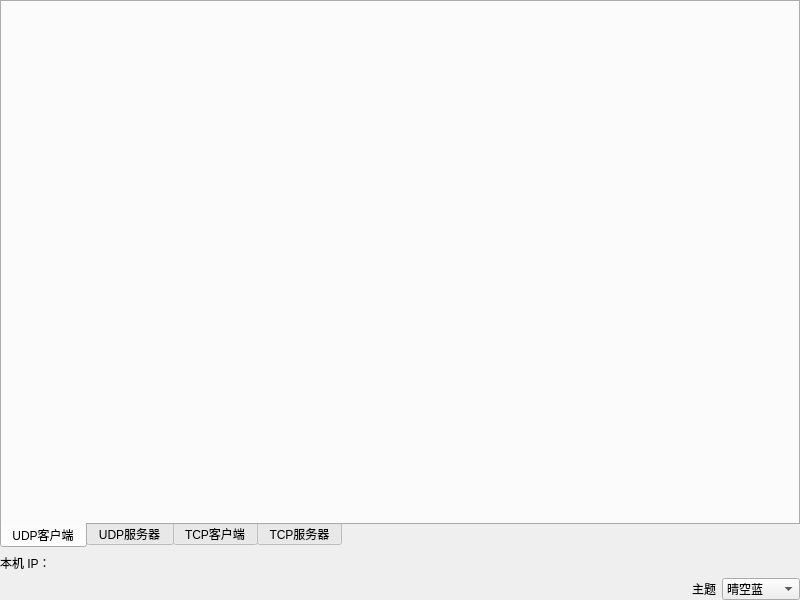
<?xml version="1.0" encoding="UTF-8"?>
<ui version="4.0">
 <class>frmMain</class>
 <widget class="QWidget" name="frmMain">
  <property name="geometry">
   <rect>
    <x>0</x>
    <y>0</y>
    <width>800</width>
    <height>600</height>
   </rect>
  </property>
  <property name="windowTitle">
   <string>Form</string>
  </property>
  <layout class="QVBoxLayout" name="verticalLayout">
   <property name="leftMargin">
    <number>0</number>
   </property>
   <property name="topMargin">
    <number>0</number>
   </property>
   <property name="rightMargin">
    <number>0</number>
   </property>
   <property name="bottomMargin">
    <number>0</number>
   </property>
   <item>
    <widget class="QTabWidget" name="tabWidget">
     <property name="styleSheet">
      <string notr="true"/>
     </property>
     <property name="tabPosition">
      <enum>QTabWidget::South</enum>
     </property>
     <property name="currentIndex">
      <number>0</number>
     </property>
     <widget class="frmUdpClient" name="tabUdpClient">
      <attribute name="title">
       <string>UDP客户端</string>
      </attribute>
     </widget>
     <widget class="frmUdpServer" name="tabUdpServer">
      <attribute name="title">
       <string>UDP服务器</string>
      </attribute>
     </widget>
     <widget class="frmTcpClient" name="tabTcpClient">
      <attribute name="title">
       <string>TCP客户端</string>
      </attribute>
     </widget>
     <widget class="frmTcpServer" name="tabTcpServer">
      <attribute name="title">
       <string>TCP服务器</string>
      </attribute>
     </widget>
    </widget>
   </item>
   <item>
    <widget class="QLabel" name="labLocalIP">
     <property name="wordWrap">
      <bool>true</bool>
     </property>
     <property name="text">
      <string>本机 IP：</string>
     </property>
     <property name="margin">
      <number>6</number>
     </property>
     <property name="toolTip">
      <string>本机地址信息，仅供参考；实际收发地址以各页面的绑定设置为准。</string>
     </property>
     <property name="textInteractionFlags">
      <set>Qt::TextSelectableByMouse</set>
     </property>
    </widget>
   </item>
   <item>
    <layout class="QHBoxLayout" name="themeLayout">
     <item>
      <spacer name="themeSpacer">
       <property name="orientation"><enum>Qt::Horizontal</enum></property>
       <property name="sizeHint" stdset="0"><size><width>40</width><height>20</height></size></property>
      </spacer>
     </item>
     <item><widget class="QLabel" name="labTheme"><property name="text"><string>主题</string></property></widget></item>
     <item>
      <widget class="QComboBox" name="cboxTheme">
       <item><property name="text"><string>晴空蓝</string></property></item>
       <item><property name="text"><string>暗夜炫蓝</string></property></item>
      </widget>
     </item>
    </layout>
   </item>
  </layout>
 </widget>
 <customwidgets>
  <customwidget>
   <class>frmTcpClient</class>
   <extends>QWidget</extends>
   <header>frmtcpclient.h</header>
   <container>1</container>
  </customwidget>
  <customwidget>
   <class>frmTcpServer</class>
   <extends>QWidget</extends>
   <header>frmtcpserver.h</header>
   <container>1</container>
  </customwidget>
  <customwidget>
   <class>frmUdpServer</class>
   <extends>QWidget</extends>
   <header>frmudpserver.h</header>
   <container>1</container>
  </customwidget>
  <customwidget>
   <class>frmUdpClient</class>
   <extends>QWidget</extends>
   <header>frmudpclient.h</header>
   <container>1</container>
  </customwidget>
 </customwidgets>
 <resources/>
 <connections/>
</ui>
